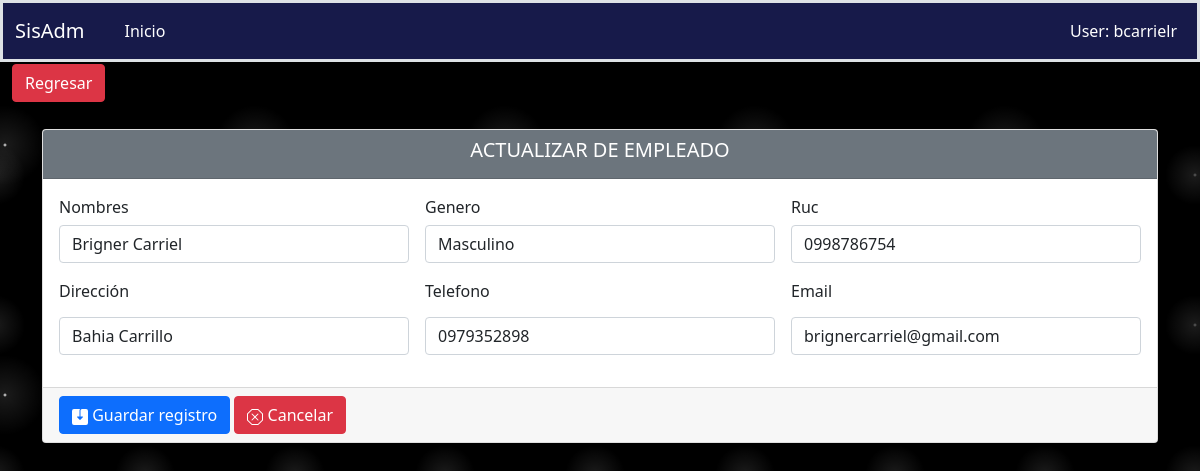
Page /novedades/actualizarempleado/1 on the committed database.
### aplicaciones/novedades/models.py (models this page shows, shortened)
class Empleado(Base):
    nombres = models.CharField(max_length=200, unique=True)
    ruc = models.CharField(max_length=10, unique=True)
    direccion = models.TextField(blank=True, null=True, verbose_name='Dirección')
    genero = models.CharField(max_length=1, choices=GENERO,default=GENERO[0][0], blank=True, null=True)
    telefonos = models.CharField(max_length=10, blank=True, null=True, unique=True)
    email = models.CharField(max_length=100,unique=True)
    class Meta:
        verbose_name = "Empleado"
        verbose_name_plural = "Empleados"
        ordering = ['id']

### aplicaciones/novedades/views/empleados/views.py (the view)
# urls.py: path('actualizarempleado/<int:pk>', ActualizarEmpleado.as_view(), name="actualizarempleado"),
class ActualizarEmpleado(UpdateView):
    model = Empleado
    template_name = "empleados/crearempleado.html"
    success_url = reverse_lazy('novedades:listaempleados')
    form_class = EmpleadoForm
    def get_context_data(self, **kwargs):
        context = super().get_context_data(**kwargs)
        context['action_save'] = self.request.path
        context['titulo'] = 'ACTUALIZAR DE EMPLEADO'
        context['url_anterior'] = '/novedades/listaempleados'
        context['listar_url'] = '/novedades/listaempleados'
        return context

### aplicaciones/novedades/forms.py
class EmpleadoForm(ModelForm):
    class Meta:
        model = Empleado
        fields = '__all__'
        exclude=['usuario']
        widgets = {
            'nombres': forms.TextInput(attrs={'class': 'form-control'}),
            'ruc': forms.NumberInput(attrs={'max_length':'10','class': 'form-control'}),
            'direccion': forms.TextInput(attrs={'class': 'form-control'}),
            'genero': forms.Select(attrs={'class': 'form-control'}),
            'telefonos': forms.NumberInput(attrs={'class': 'form-control'}),
            'email': forms.TextInput(attrs={'class': 'form-control'})
        }

### aplicaciones/novedades/templates/empleados/crearempleado.html (shortened to what this page needs)
{% extends 'formulario.html' %}
{% load static %}
{% block controls %}
    <form class="row g-3 needs-validation shadow-lg p-3 mb-5 bg-body rounded" novalidate>
        <div class="col-md-4 ">
            <label for="nombre"><h6>Nombres</h6></label>
            {{ form.nombres }}
          </div>
        <div class="col-md-4">
            <label for="genero"><h6>Genero</h6></label>
              {{ form.genero }}
          </div>
        <div class="col-md-4">
            <label for="genero"><h6>Ruc</h6></label>
              {{ form.ruc }}
          </div>
        <div class="col-md-4">
          <label for="direccion" class = "form-label"><h6>Dirección</h6></label>
            {{ form.direccion }}
        </div>
        <div class="col-md-4">
          <label for="telefonos" class = "form-label"><h6>Telefono</h6></label>
            {{ form.telefonos }}
        </div>
        <div class="col-md-4">
          <label for="email" class = "form-label"><h6>Email</h6></label>
            {{ form.email }}
        </div>
    </form>
{% endblock %}

### static/css/estilos.css (style rules this page uses)
body { background-color:black; background-image: radial-gradient(white, rgba(255,255,255,.2) 2px, transparent 40px), radial-gradient(white, rgba(255,255,255,.15) 1px, transparent 30px), radial-gradient(white, rgba(255,255,255,.1) 2px, transparent 40px), radial-gradient(rgba(255,255,255,.4), rgba(255,255,255,.1) 2px, transparent 30px); background-size: 550px 550px, 350px 350px, 250px 250px, 150px 150px; background-position: 0 0, 40px 60px, 130px 270px, 70px 100px; color: #171a4a; }

### rows in the picture
Empleado: nombres "Brigner Carriel", genero "Masculino", ruc "0998786754", direccion "Bahia Carrillo", telefonos "0979352898", email "brignercarriel@gmail.com"

### other values in the picture
{{ titulo }} "ACTUALIZAR DE EMPLEADO"
